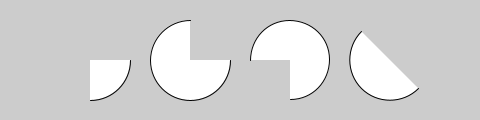
Frame 1 (no input)
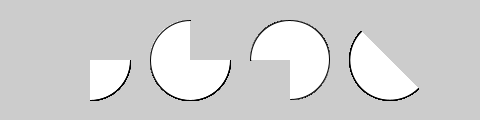
Frame 60 (the mouse pressed at the canvas centre just before this capture)
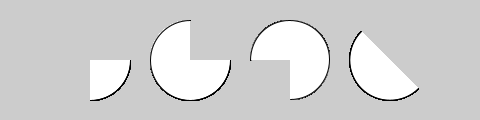
Frame 120 (the mouse held since frame 60 and released just before this capture)

The Processing sketch that drew these frames (run headless with seeded random() and noise(); from frame 60 on, the mouse is pressed at the canvas centre):

// Processing sketch: programing1_lesson02_sample14
// ── programing1_lesson02_sample14.pde
void setup(){
  size(480, 120);
}

void draw(){
  arc(90, 60, 80, 80, 0, radians(90) );
  arc(190, 60, 80, 80, 0, radians(270));
  arc(290, 60, 80, 80, radians(180), radians(450));
  arc(390, 60, 80, 80, radians(45), radians(225));
}
